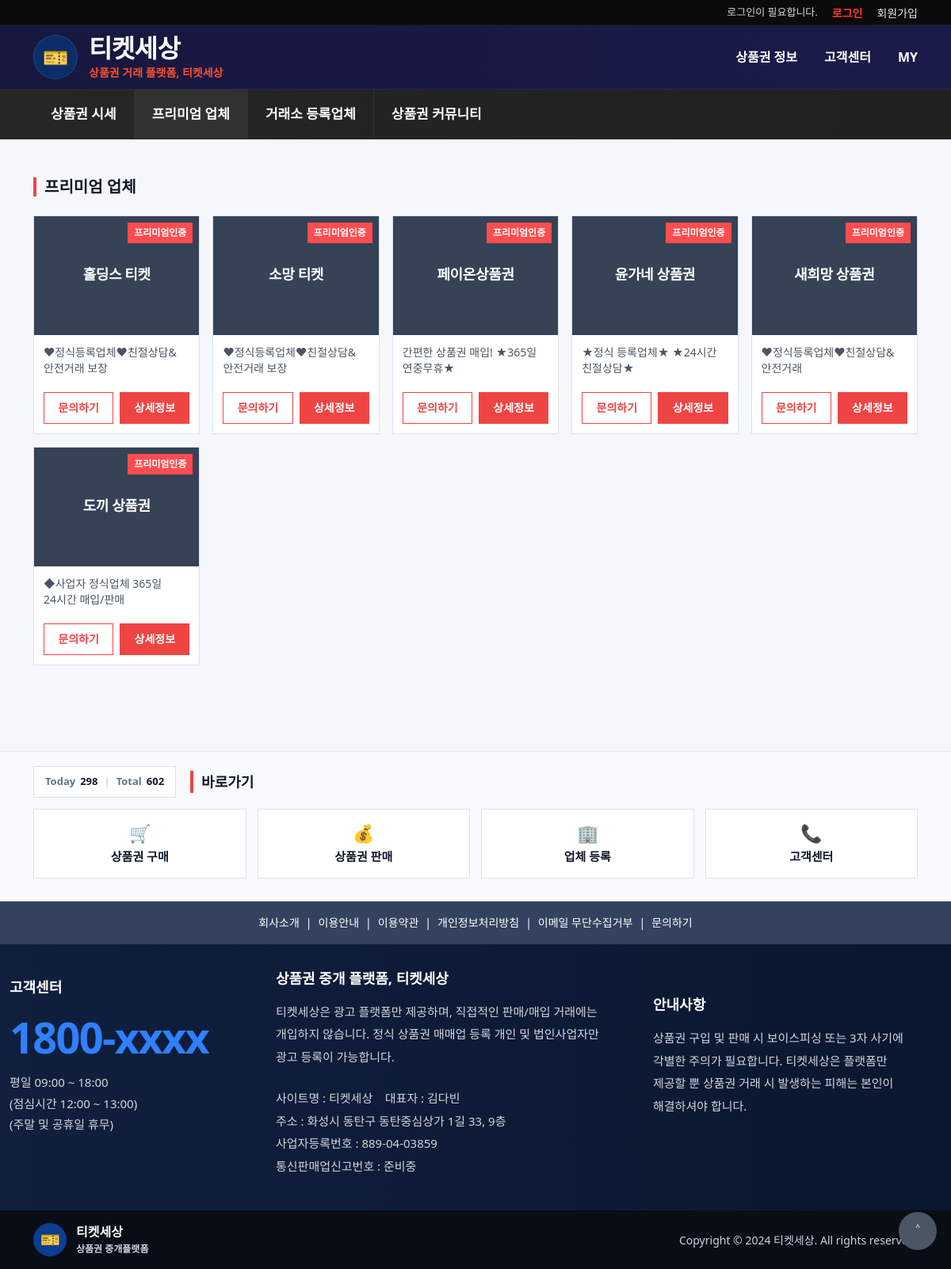
Screenshot of /shopping/ with the database file from the repository.
### leads/models.py (models this page shows, shortened)
class MainBannerCard(models.Model):
    title = models.CharField("업체명", max_length=100)
    desc = models.TextField("설명", blank=True)
    extra_desc = models.TextField("부가설명", blank=True)
    link_url = models.URLField("바로가기 링크", blank=True)
    phone = models.CharField("연락처", max_length=30, blank=True)
    business_number = models.CharField("사업자등록번호", max_length=100, blank=True)
    ecommerce_number = models.CharField("통신판매업 신고번호", max_length=100, blank=True)
    agency = models.CharField("등록기관", max_length=100, blank=True)
    office_address = models.CharField("영업소", max_length=200, blank=True)
    is_active = models.BooleanField("노출 여부", default=True)
    sort = models.IntegerField("정렬 순서", default=1)

### leads/views.py (the view)
# urls.py: path("shopping/", views.shopping_page, name="shopping_page"),
def shopping_page(request):
    shopping = MainBannerCard.objects.filter(is_active=True).order_by("sort", "-id")
    return render(request, "site/shopping.html", {
        "shopping": shopping,
        "active_nav": "shopping",
    })

### leads/context_processors.py (called while the page is built, shortened)
def side_company_box(request):
    if not request.user.is_authenticated:
        return {
            "side_favorites": [],
            "side_recent_companies": [],
        }

def visitor_count(request):
    today = timezone.now().date()
    today_obj = VisitorCount.objects.filter(date=today).first()
    today_count = today_obj.count if today_obj else 0
    total_count = VisitorCount.objects.aggregate(total=Sum("count"))["total"] or 0
    return{
        'today_visitors':today_count,
        'total_visitors':total_count,
    }

### templates/site/shopping.html (shortened to what this page needs)
{% extends "site/base_site.html" %}
{% block content %}
<section class="py-5">
  <div class="container">
    <div class="ts-premium-head mb-4">
      <div class="ts-premium-title">
        <span class="bar"></span>
        <h2>프리미엄 업체</h2>
      </div>
    </div>
    <div class="ts-premium-grid">
      {% for b in shopping %}
      <div class="ts-premium-card">
        <div class="ts-premium-card-top">
          <span class="ts-premium-badge">프리미엄인증</span>
          <div class="ts-premium-name">{{ b.title }}</div>
        </div>
        <div class="ts-premium-card-body">
          <p class="ts-premium-desc">
            {{ b.desc|default:"상품권 관련 추천 쇼핑몰입니다." }}
          </p>
          <div class="ts-premium-actions">
            {% if b.link_url %}
              <a href="{{ b.link_url }}" target="_blank" class="ts-premium-btn line">문의하기</a>
            {% else %}
              <a href="{% url 'shopping_detail' b.id %}" class="ts-premium-btn line">문의하기</a>
            {% endif %}
            <a href="{% url 'shopping_detail' b.id %}" class="ts-premium-btn fill">상세정보</a>
          </div>
        </div>
      </div>
      {% empty %}
      <div class="empty-box">등록된 추천 쇼핑몰이 없습니다.</div>
      {% endfor %}
    </div>
  </div>
</section>
{% endblock %}

### templates/site/base_site.html (shortened to what this page needs)
{% load static %}
<!doctype html>
<html lang="ko">
<head>
  <link href="https://cdn.jsdelivr.net/npm/bootstrap@5.3.3/dist/css/bootstrap.min.css" rel="stylesheet">
  <link href="{% static 'css/site.css' %}" rel="stylesheet">
</head>
<body>
<div class="top-util-bar">
  <div class="container d-flex justify-content-end align-items-center">
    {% if request.user.is_authenticated %}
      <span class="top-util-text">{{ request.user.username }}님</span>
      <a href="{% url 'mypage' %}" class="top-util-link">MY</a>
      <a href="{% url 'user_logout' %}" class="top-util-link accent">로그아웃</a>
    {% else %}
      <span class="top-util-text">로그인이 필요합니다.</span>
      <a href="{% url 'user_login' %}" class="top-util-link accent">로그인</a>
      <a href="{% url 'signup' %}" class="top-util-link">회원가입</a>
    {% endif %}
  </div>
</div>
<header class="brand-header">
  <div class="container brand-header-inner">
    <a href="{% url 'site_index' %}" class="brand-logo-wrap">
      <div class="brand-logo-circle">🎫</div>
      <div class="brand-logo-text">
        <div class="brand-name">티켓세상</div>
        <div class="brand-sub">상품권 거래 플랫폼, 티켓세상</div>
      </div>
    </a>
    <nav class="brand-top-links">
      <a href="{% url 'prices_page' %}">상품권 정보</a>
      <a href="{% url 'customer_page' %}">고객센터</a>
      {% if request.user.is_authenticated %}
        <a href="{% url 'mypage' %}">MY</a>
      {% else %}
        <a href="{% url 'user_login' %}">MY</a>
      {% endif %}
    </nav>
  </div>
</header>
<nav class="main-category-bar" id="mobileMainMenu">
  <div class="container">
    <ul class="main-category-list">
      <li>
        <a class="{% if active_nav == 'prices' %}active{% endif %}" href="{% url 'prices_page' %}">
          상품권 시세
        </a>
      </li>
      <li>
        <a class="{% if active_nav == 'shopping' %}active{% endif %}" href="{% url 'shopping_page' %}">
          프리미엄 업체
        </a>
      </li>
      <li>
        <a class="{% if active_nav == 'companies' %}active{% endif %}" href="{% url 'companies_page' %}">
          거래소 등록업체
        </a>
      </li>
      <li class="main-category-item has-submenu">
        <a class="{% if active_nav == 'community' %}active{% endif %}" href="{% url 'community_page' %}">
          상품권 커뮤니티
        </a>
      </li>
    </ul>
  </div>
</nav>
{% block content %}{% endblock %}
<footer class="ts-footer">
  <div class="ts-shortcut-section">
    <div class="container">
      <div class="ts-shortcut-header">
        <div class="visitor-counter-box">
          <span class="visitor-label">Today</span>
          <span class="visitor-value">{{ today_visitors }}</span>
          <span class="visitor-divider">|</span>
          <span class="visitor-label">Total</span>
          <span class="visitor-value">{{ total_visitors }}</span>
        </div>
        <div class="ts-shortcut-title">
          <span class="bar"></span>
          <h3>바로가기</h3>
        </div>
      </div>
      <div class="shortcut-grid">
        <a href="{% url 'buy_board_page' %}" class="shortcut-item">
          <span class="icon">🛒</span>
          <span class="label">상품권 구매</span>
        </a>
        <a href="{% url 'sell_board_page' %}" class="shortcut-item">
          <span class="icon">💰</span>
          <span class="label">상품권 판매</span>
        </a>
        <a href="{% url 'companies_page' %}" class="shortcut-item">
          <span class="icon">🏢</span>
          <span class="label">업체 등록</span>
        </a>
        <a href="{% url 'customer_page' %}" class="shortcut-item">
          <span class="icon">📞</span>
          <span class="label">고객센터</span>
        </a>
      </div>
    </div>
  </div>
  <div class="ts-footer-links">
    <div class="container">
      <a href="#">회사소개</a>
      <span>|</span>
      <a href="#">이용안내</a>
      <span>|</span>
      <a href="#">이용약관</a>
      <span>|</span>
      <a href="#">개인정보처리방침</a>
      <span>|</span>
      <a href="#">이메일 무단수집거부</a>
      <span>|</span>
      <a href="#">문의하기</a>
    </div>
  </div>
  <div class="ts-footer-main">
    <div class="container ts-footer-main-inner">
      <div class="ts-footer-col customer">
        <h3>고객센터</h3>
        <div class="phone">1800-xxxx</div>
        <p>
          평일 09:00 ~ 18:00<br>
          (점심시간 12:00 ~ 13:00)<br>
          (주말 및 공휴일 휴무)
        </p>
      </div>
      <div class="ts-footer-col company">
        <h3>상품권 중개 플랫폼, 티켓세상</h3>
        <p>
          티켓세상은 광고 플랫폼만 제공하며, 직접적인 판매/매입 거래에는 개입하지 않습니다.
          정식 상품권 매매업 등록 개인 및 법인사업자만 광고 등록이 가능합니다.
        </p>
        <p class="meta">
          사이트명 : 티켓세상 &nbsp;&nbsp; 대표자 : 김다빈<br>
          주소 : 화성시 동탄구 동탄중심상가 1길 33, 9층<br>
          사업자등록번호 : 889-04-03859<br>
          통신판매업신고번호 : 준비중
        </p>
      </div>
      <div class="ts-footer-col notice">
        <h3>안내사항</h3>
        <p>
          상품권 구입 및 판매 시 보이스피싱 또는 3자 사기에 각별한 주의가 필요합니다.
          티켓세상은 플랫폼만 제공할 뿐 상품권 거래 시 발생하는 피해는 본인이 해결하셔야 합니다.
        </p>
      </div>
    </div>
  </div>
  <div class="ts-footer-bottom">
    <div class="container ts-footer-bottom-inner">
      <a href="{% url 'site_index' %}" class="ts-footer-brand">
        <div class="ts-footer-brand-icon">🎫</div>
        <div class="ts-footer-brand-text">
          <strong>티켓세상</strong>
          <span>상품권 중개플랫폼</span>
        </div>
      </a>
      <div class="ts-footer-copy">
        Copyright © 2024 티켓세상. All rights reserved.
      </div>
    </div>
  </div>
  <div class="ts-floating-wrap">
    <button type="button" class="ts-floating-top" onclick="window.scrollTo({top:0, behavior:'smooth'});">
      ˄
    </button>
  </div>
</footer>
</body>
</html>

### rows the page displays
MainBannerCard: title "홀딩스 티켓", desc "♥정식등록업체♥친절상담&안전거래 보장", link_url "문의하기"
MainBannerCard: title "소망 티켓", desc "♥정식등록업체♥친절상담&안전거래 보장", link_url "문의하기"
MainBannerCard: title "페이온상품권", desc "간편한 상품권 매입! ★365일 연중무휴★", link_url "문의하기"
MainBannerCard: title "윤가네 상품권", desc "★정식 등록업체★ ★24시간 친절상담★", link_url "문의하기"
MainBannerCard: title "새희망 상품권", desc "♥정식등록업체♥친절상담&안전거래", link_url "문의하기"
MainBannerCard: title "도끼 상품권", desc "◆사업자 정식업체 365일 24시간 매입/판매", link_url "문의하기"

### other values shown
{{ today_visitors }} "298"
{{ total_visitors }} "602"
